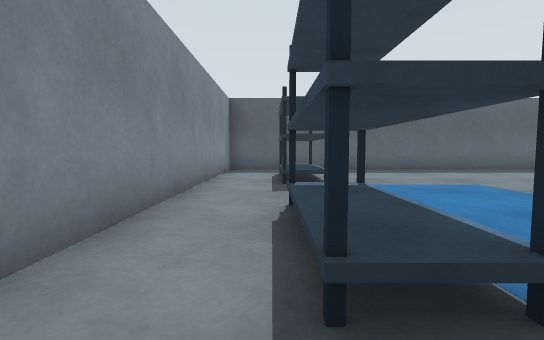
[1] (above)

17 first-person views from a walk through a world built for the Gazebo simulator. The camera is 0.72 m above the floor, tilts 4° down and sees 85° across. The floor is counted in squares, 1 m on a side. Each view is taken from the middle of a square. On the plan, view 1 faces up. The plan holds only what a view shows up to about 10 squares ahead; the rest is blank.

[2]
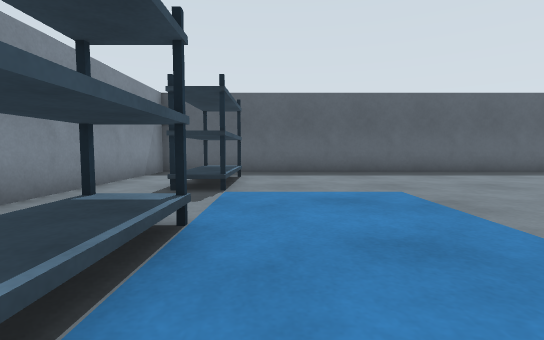

[3]
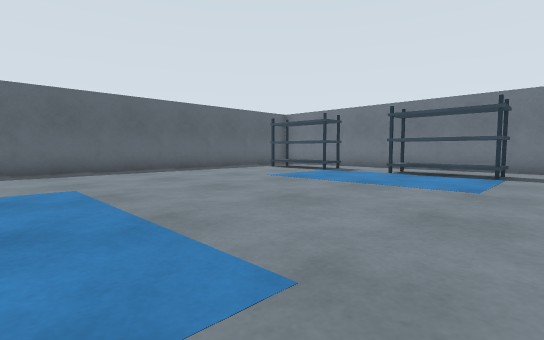

[4]
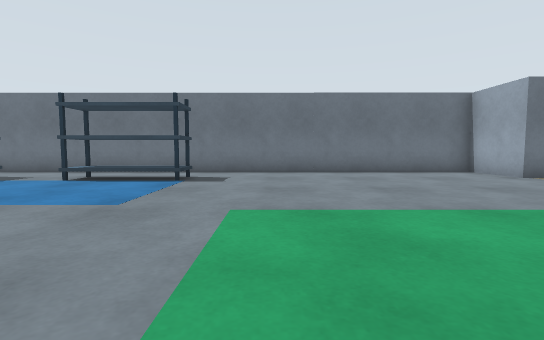

[5]
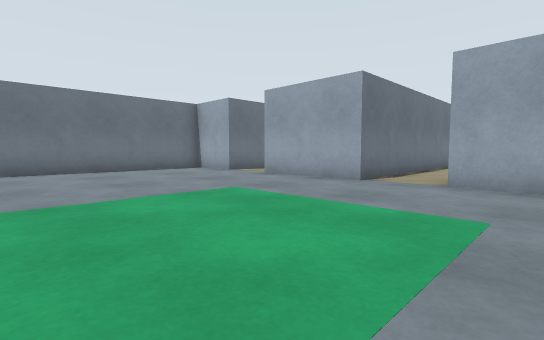

[6]
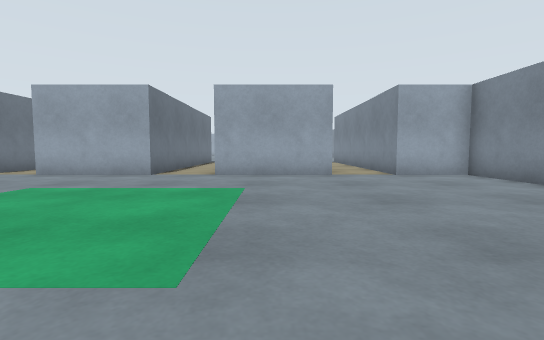

[7]
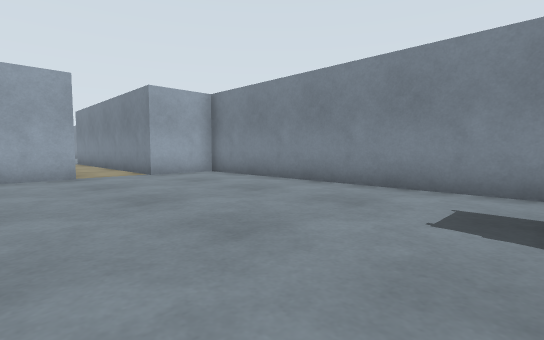

[8]
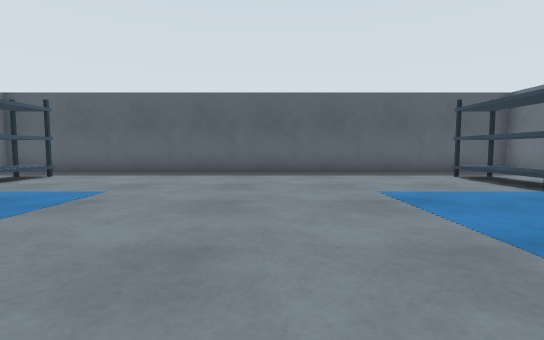

[9]
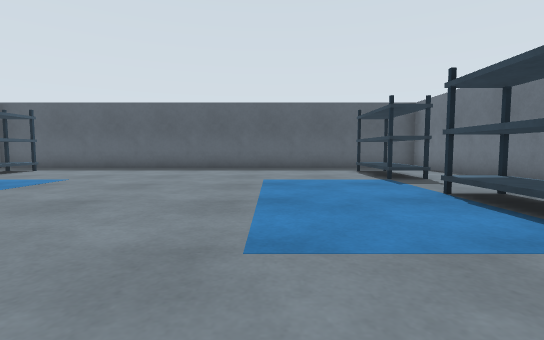

[10]
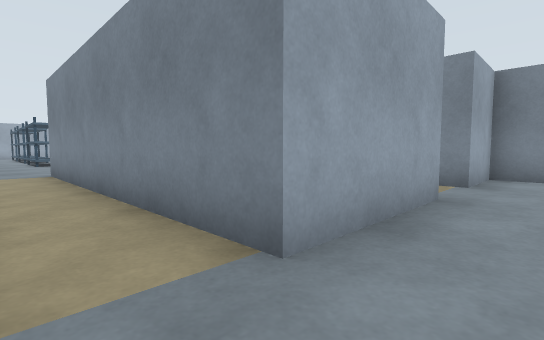

[11]
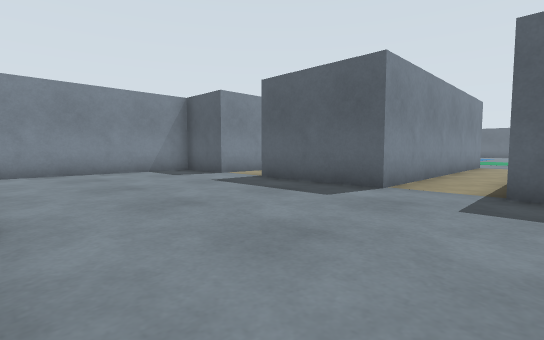

[12]
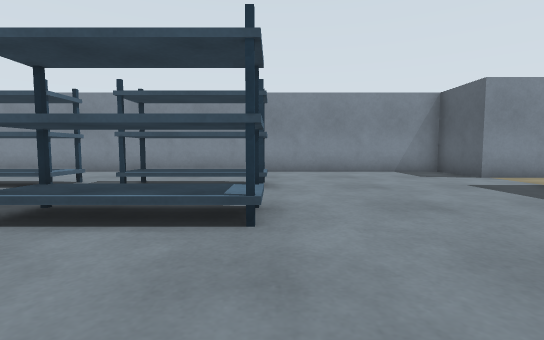

[13]
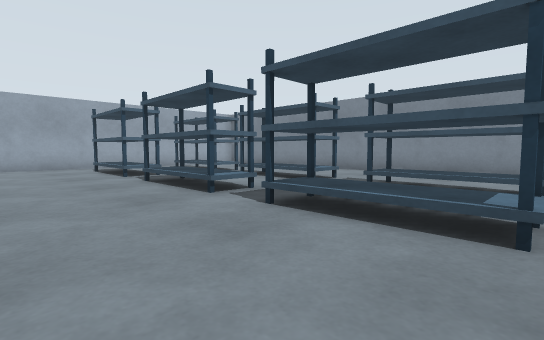

[14]
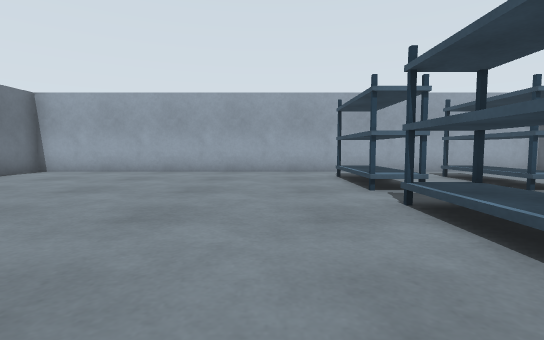

[15]
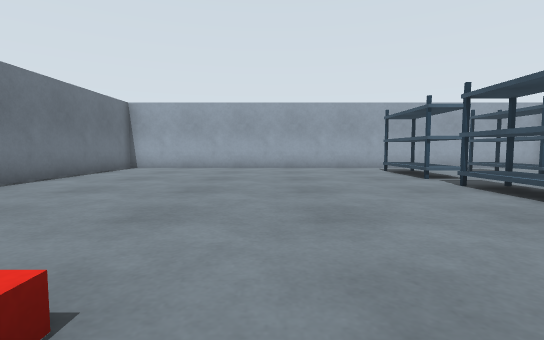

[16]
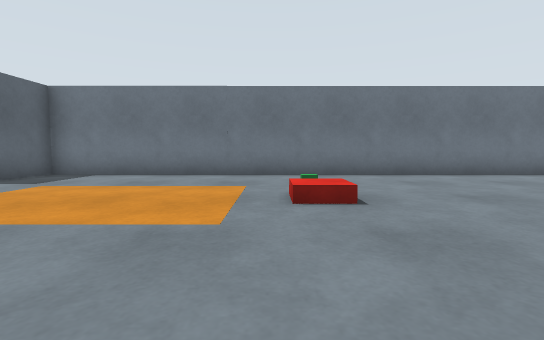

[17]
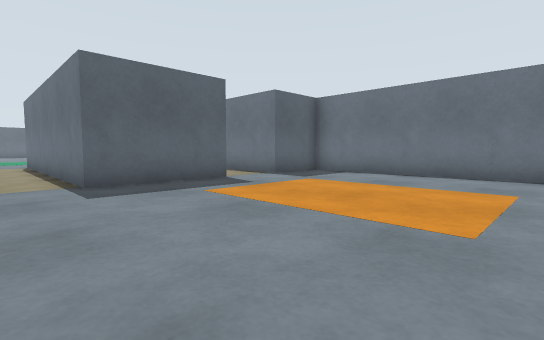

### Floor plan
Points are (right, up) in squares from view 1. A wall is a line through its corners. A room is listed if a view was taken in it or the views show most of it. See-through windows are left out.
Room 1 (views 1, 2, 3, 4, 5, 6, 7, 8, 9, 10)
walls: (14.5, -7.4) (14.5, 10.5) (-1.5, 10.5) (-1.5, -7.4)
ways out: opening at (1.5, -8.5) to room 2; opening at (6.5, -8) to room 2; opening at (11.5, -8) to room 2
objects: door leaf (-1, -8); blue post (0, 1); blue box (0, 2) to (1, 3); blue post (0, 4); blue post (0, 6); blue box (0, 7) to (1, 8); blue post (0, 9); blue post (1, 1); blue post (1, 4); blue post (1, 6); blue post (1, 9); door leaf (3, -8) to (4, -8); door leaf (9, -8); blue post (12, 1); blue box (12, 2) to (13, 3); blue post (12, 4); blue post (12, 6); blue box (12, 7) to (13, 8); blue post (12, 9); blue post (13, 1); blue post (13, 4); blue post (13, 6); blue post (13, 9); door leaf (14, -8)
Room 2 (views 11, 12, 13, 14, 15, 16, 17)
walls: (7.4, -15.6) (7.4, -7.5); (12.4, -15.6) (12.4, -14.1); (0.5, -14.1) (0.5, -15.5); (-1.5, -15.6) (-1.5, -29.8); (-1.6, -33.5) (14.5, -33.5) (14.5, -15.6); (12.4, -9.1) (12.4, -7.5); (5.6, -7.5) (5.6, -15.5); (0.5, -7.4) (0.5, -9.8)
ways out: opening at (1.5, -8.5) to room 1; opening at (6.5, -8) to room 1; opening at (11.5, -8) to room 1
objects: door leaf (-1, -16); blue post (2, -32); blue box (2, -31) to (2, -30); blue post (2, -28); blue box (2, -27) to (2, -26); blue post (2, -25); blue post (2, -24); blue box (2, -23) to (2, -22); other object (2, -21); other object (4, -32); blue post (4, -29); blue post (4, -28); blue post (4, -25); blue post (4, -24); blue post (4, -21); door leaf (4, -16); blue post (5, -32); blue box (5, -31) to (5, -30); blue post (5, -29); blue post (5, -28); blue box (5, -27) to (5, -26); blue post (5, -25); blue post (5, -24); blue box (5, -23) to (5, -22); blue post (5, -21); door leaf (9, -16); red box (10, -23) to (11, -23); other object (12, -23); door leaf (14, -16)

Positions as (right, up) in squares from view 1, and headings:
1: (0, 0), facing up
2: (2, 1), facing up
3: (3, 0), facing up-right
4: (5, -1), facing right
5: (4, -1), facing down-right
6: (4, 1), facing down
7: (4, 1), facing down-left
8: (7, 1), facing up
9: (9, -1), facing up
10: (7, -6), facing down-left
11: (8, -21), facing up-left
12: (8, -21), facing left
13: (8, -21), facing down-left
14: (7, -24), facing down
15: (9, -22), facing down
16: (6, -22), facing right
17: (6, -22), facing up-right
